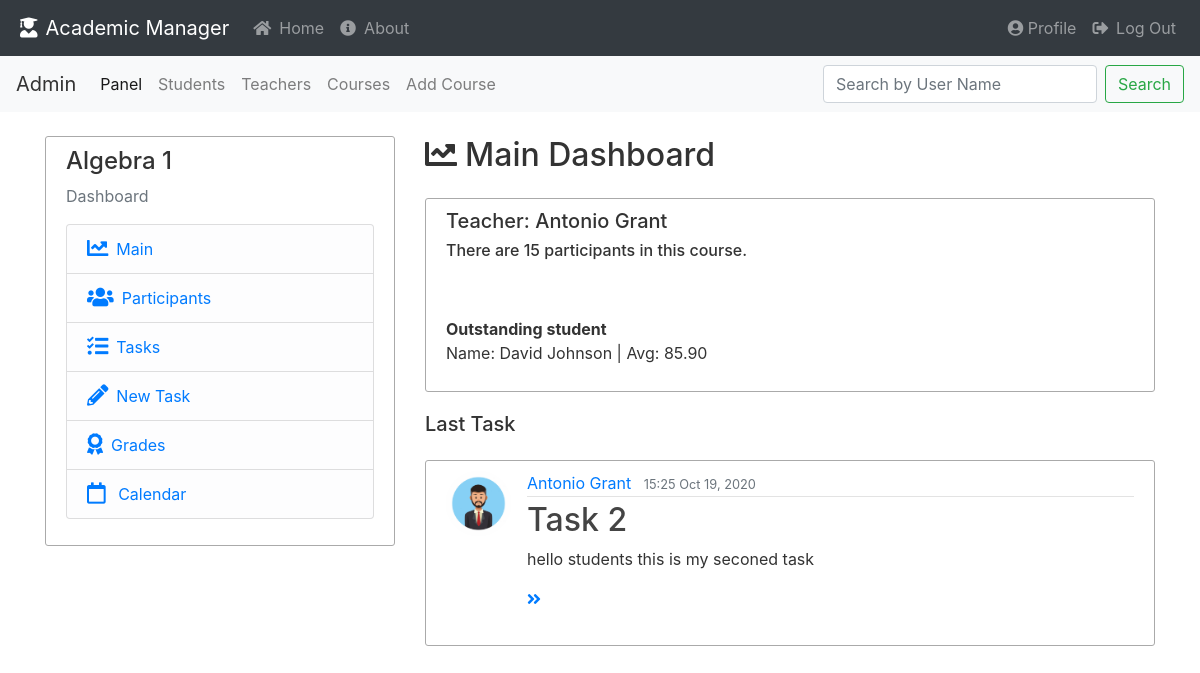
/courses/dashboard/1/main/ (signed in), run on the app's committed database.
### academic_manager/models.py (models this page shows, shortened)
class Course(db.Model):
    id = db.Column(db.Integer, primary_key=True)
    course_name = db.Column(db.String(30), nullable=False)
    teacher_id = db.Column(db.Integer, db.ForeignKey('teacher.id'), nullable=False)
    enrollment = db.relationship('Enrollment', backref='course', lazy=True)
    task = db.relationship('Task', backref='course', lazy=True)

class User(db.Model, UserMixin):
    __table_name__ = 'user'
    id = db.Column(db.Integer, primary_key=True)
    email = db.Column(db.String(100), nullable=False, unique=True)
    first_name = db.Column(db.String(30), nullable=False)
    last_name = db.Column(db.String(30), nullable=False)
    password = db.Column(db.String(60), nullable=False)
    profile_img = db.Column(db.String(30), nullable=False, default='default/default.jpg')
    gender = db.Column(db.String(1), nullable=False)  # ['m','f']
    creation_date = db.Column(db.DateTime, nullable=False, default=datetime.now)
    last_seen = db.Column(db.DateTime, nullable=False, default=datetime.now)
    role = db.Column(db.String(100), nullable=False)
    __mapper_args__ = {
        'polymorphic_identity': 'user',
        'polymorphic_on': role
    }
    @property
    def full_name(self):
        return f"{self.first_name.capitalize()} {self.last_name.capitalize()}"
    @property
    def is_admin(self):
        return self.role == 'admin'

class Enrollment(db.Model):
    id = db.Column(db.Integer, primary_key=True)
    grade = db.Column(db.Integer, nullable=True)
    course_id = db.Column(db.Integer, db.ForeignKey('course.id'), nullable=False)
    student_id = db.Column(db.Integer, db.ForeignKey('student.id'), nullable=False)

class Task(db.Model):
    id = db.Column(db.Integer, primary_key=True)
    title = db.Column(db.String(100), nullable=False)
    content = db.Column(db.Text, nullable=False)
    date_posted = db.Column(db.DateTime, nullable=False, default=datetime.now)
    update_time = db.Column(db.DateTime, nullable=True)
    course_id = db.Column(db.Integer, db.ForeignKey('course.id'), nullable=False)
    teacher_id = db.Column(db.Integer, db.ForeignKey('teacher.id'), nullable=False)
    files = db.relationship('File', backref='task', lazy=True)

### academic_manager/courses/routes.py (the view)
@courses.route("/dashboard/<int:course_id>/")
@courses.route("/dashboard/<int:course_id>/main/")
@login_required
def course_dashboard(course_id):
    course = Course.query.get_or_404(course_id)
    last_task = Task.query.filter_by(course_id=course_id).order_by(Task.date_posted.desc()).first()
    best_student = get_best_student(course_id)
    return render_template('dashboard_main.html', course=course, task=last_task, best_student=best_student)

### academic_manager/models.py (called while the page is built)
@login_manager.user_loader
def load_user(user_id):
    return User.query.get(user_id)

    def avg(self):
        grade_list = [int(enroll.grade) for enroll in self.enrollment if enroll.grade]
        if grade_list:
            return sum(grade_list) / len(grade_list)
        else:
            return 0

### academic_manager/students/utilities.py (called while the page is built)
def get_best_student(course_id=0):
    if course_id:
        try:
            enrollment_list = Enrollment.query.filter_by(course_id=course_id)
            best_grade_enrollment = max(enrollment_list, key=lambda x: x.grade)
            return best_grade_enrollment.student
        except:
            return None
    else:
        try:
            student_list = Student.query.all()
            return max(student_list, key=lambda x: x.avg())
        except:
            return None

### academic_manager/courses/templates/dashboard_main.html (shortened to what this page needs)
{% extends "course_dashboard_layout.html" %}
{% block dashboard %}
<h2 class="mb-4"><i class="fas fa-chart-line mr-2"></i>Main Dashboard</h2>
<div class="content-section">
    <h5>Teacher: {{ course.lecturer.full_name }}</h5>
    <h6>There are {{ course.enrollment|length }} participants in this course.</h6><br><br>
    {% if best_student %}
    <strong>Outstanding student</strong>
    <p>Name: {{ best_student.full_name }} | Avg: {{ '%0.2f' % best_student.avg()|float }}</p>
    {% endif %}
</div>
{% if task %}
<h5 class="mb-4">Last Task</h5>
<article class="media content-section">
    <img class="rounded-circle article-img"
         src="{{ url_for('static', filename='profile_pics/' + task.author.profile_img) }}">
    <div class="media-body">
        <div class="article-metadata">
            <a class="mr-2"
               href="{{ url_for('teachers.watch_teacher', user_id=task.author.id) if current_user.is_admin
               else url_for('main.profile', user_id=task.author.id)}}">{{ task.author.full_name }}</a>
            <small class="text-muted">{{ task.date_posted.strftime('%H:%M %b %d, %Y') }}</small>
        </div>
        <h2><a class="article-title"
               href="{{ url_for('courses.dashboard_single_task', course_id=course.id, task_id=task.id) }}">
            {{ task.title }}</a>
        </h2>
        <p class="article-content crop">
            {{ task.content}}
        </p>
        {% if task.content %}
            <a href="{{ url_for('courses.dashboard_single_task', course_id=course.id, task_id=task.id) }}">
            <i class="fas fa-angle-double-right"></i>
            </a>
        {% endif %}
        <br>
        <br>
    </div>
</article>
{% endif %}
{% endblock dashboard %}

### academic_manager/courses/templates/course_dashboard_layout.html (shortened to what this page needs)
{% extends "base.html" %}
{% block content %}
<div class="row">
    <div class="col-md-4">
        <div class="content-section">
            <h4>{{ course.course_name }}</h4>
            <p class='text-muted'>Dashboard</p>
            <ul class="list-group">
                <li class="list-group-item list-group-item-light">
                    <a href="{{ url_for('courses.course_dashboard', course_id=course.id) }}">
                        <i class="fas fa-chart-line fa-lg mr-2"></i>Main</a>
                </li>
                <li class="list-group-item list-group-item-light">
                    <a href="{{ url_for('courses.dashboard_participants', course_id=course.id) }}">
                        <i class="fas fa-users fa-lg mr-2"></i>Participants</a>
                </li>
                <li class="list-group-item list-group-item-light">
                    <a href="{{ url_for('courses.dashboard_view_tasks', course_id=course.id) }}">
                        <i class="fas fa-tasks fa-lg mr-2"></i>Tasks</a>
                </li>
                {% if current_user.is_admin or current_user.is_teacher %}
                <li class="list-group-item list-group-item-light">
                    <a href="{{ url_for('courses.dashboard_add_tasks', course_id=course.id) }}">
                        <i class="fas fa-pencil-alt fa-lg mr-2"></i>New Task</a>
                </li>
                <li class="list-group-item list-group-item-light">
                    <a href="{{ url_for('courses.dashboard_update_grades', course_id=course.id) }}">
                        <i class="fas fa-award fa-lg mr-2"></i>Grades</a>
                </li>
                {% endif %}
                <li class="list-group-item list-group-item-light">
                    <a href="#">
                        <i class="far fa-calendar fa-lg mr-2"></i> Calendar</a>
                </li>
            </ul>
        </div>
    </div>
    <div class="col-md-8">
        {% block dashboard %}{% endblock %}
    </div>
</div>
{% endblock content %}

### academic_manager/static/styles/main.css (style rules this page uses)
body { background: #ffffff; color: #333333; }
.content-section { background: #ffffff; padding: 10px 20px; border: 1px solid #aaaaaa; border-radius: 3px; margin-bottom: 20px; }
.article-title { color: #444444; }
.article-content { white-space: pre-line; }
.crop { white-space: nowrap; max-width: 600px; overflow: hidden; text-overflow: ellipsis; }
.article-img { height: 65px; width: 65px; margin-right: 16px; }
.article-metadata { padding-bottom: 1px; margin-bottom: 4px; border-bottom: 1px solid #e3e3e3 }

### academic_manager/templates/base.html (style rules this page uses)
body { background: #ffffff; color: #333333; }
.content-section { background: #ffffff; padding: 10px 20px; border: 1px solid #aaaaaa; border-radius: 3px; margin-bottom: 20px; }
.article-title { color: #444444; }
.article-content { white-space: pre-line; }
.crop { white-space: nowrap; max-width: 600px; overflow: hidden; text-overflow: ellipsis; }
.article-img { height: 65px; width: 65px; margin-right: 16px; }
.article-metadata { padding-bottom: 1px; margin-bottom: 4px; border-bottom: 1px solid #e3e3e3 }

### data on the page
Course: course_name "Algebra 1"
User: lecturer.full_name "Antonio Grant", profile_img (picture), author.full_name "Antonio Grant"
User: full_name "David Johnson"
Enrollment: grade.grade "85.90"
Task: date_posted "15:25 Oct 19, 2020", title "Task 2", content "hello students this is my seconed task"

### other printed values
{{ course.enrollment|length }} "15"
